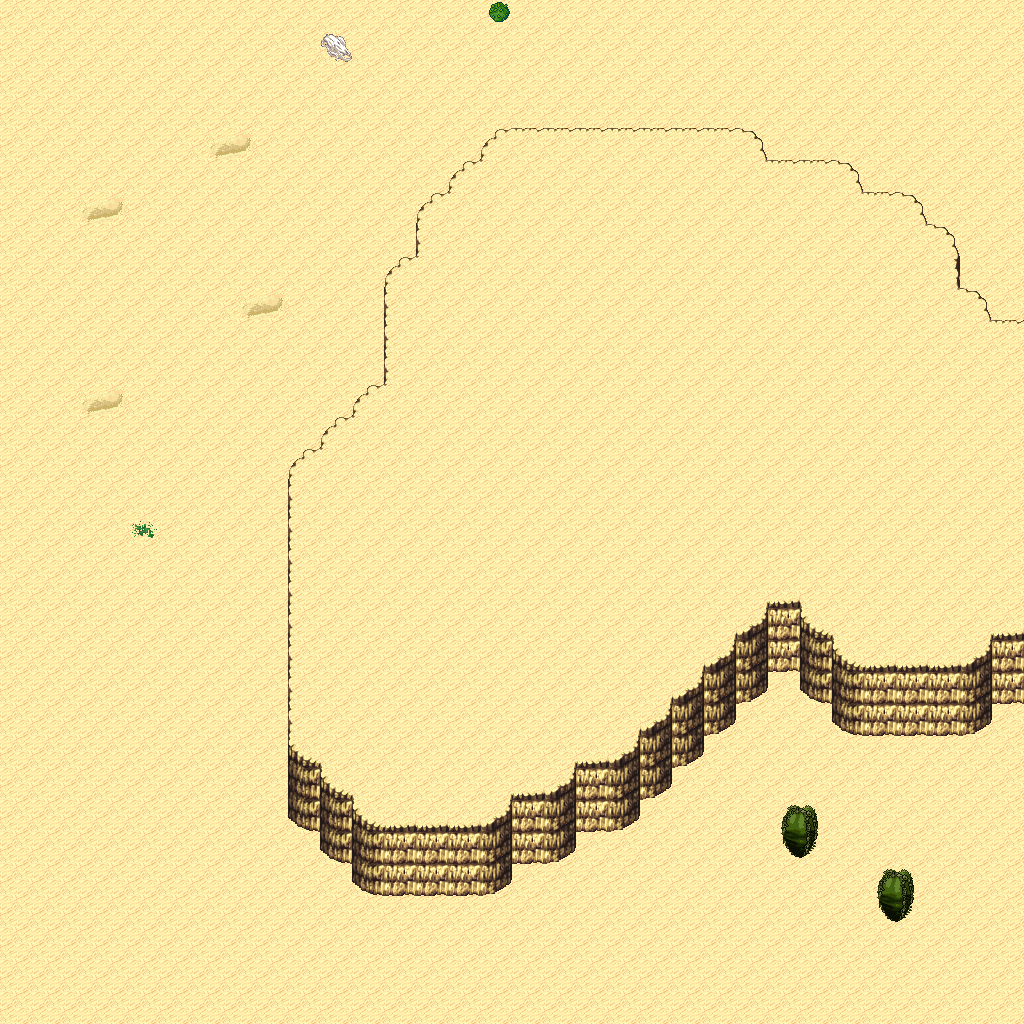

Rendered tile map (Tiled .tmx) drawn with the repository's tilesets; below, a short description and the map source with its tile grids summarised:
An orthogonal 32x32 tile map with 32x32 px tiles, 5 tile layers (Ground, Objects, Objects2, Above, ...), 1 hidden layer not drawn, 6 tilesets.

<map version="1.10" tiledversion="1.11.0" orientation="orthogonal" renderorder="right-down" width="32" height="32" tilewidth="32" tileheight="32" infinite="0" nextlayerid="11" nextobjectid="1">
 <tileset firstgid="1" name="logic_collision" tilewidth="32" tileheight="32" tilecount="1" columns="1">
  <image source="../drawable/logic_collision.png" width="32" height="32" />
 </tileset>
 <tileset firstgid="2" name="terrain_desert" tilewidth="32" tileheight="32" tilecount="88" columns="8">
  <image source="../drawable/terrain_desert.png" width="256" height="352" />
 </tileset>
 <tileset firstgid="90" name="ground_sand_2" tilewidth="32" tileheight="32" tilecount="15" columns="5">
  <image source="../drawable/ground_sand_2.png" width="160" height="96" />
 </tileset>
 <tileset firstgid="105" name="plant_cactus_2" tilewidth="32" tileheight="32" tilecount="10" columns="5">
  <image source="../drawable/plant_cactus_2.png" width="160" height="64" />
 </tileset>
 <tileset firstgid="115" name="plant_round_cactuses" tilewidth="32" tileheight="32" tilecount="20" columns="10">
  <image source="../drawable/plant_round_cactuses.png" width="320" height="64" />
 </tileset>
 <tileset firstgid="135" name="plant_cactus" tilewidth="32" tileheight="32" tilecount="2" columns="1">
  <image source="../drawable/plant_cactus.png" width="32" height="64" />
 </tileset>
 <layer id="1" name="Ground" width="32" height="32">
  <data>[1024 cells, 1024 non-empty, 5 distinct tile ids]</data>
 </layer>
 <layer id="2" name="Objects" width="32" height="32">
  <data>[1024 cells, 95 non-empty, 15 distinct tile ids]</data>
 </layer>
 <layer id="3" name="Objects2" width="32" height="32">
  <data>[1024 cells, 0 non-empty, 0 distinct tile ids]</data>
 </layer>
 <layer id="4" name="Above" width="32" height="32">
  <data>[1024 cells, 53 non-empty, 10 distinct tile ids]</data>
 </layer>
 <layer id="5" name="Above2" width="32" height="32">
  <data>[1024 cells, 0 non-empty, 0 distinct tile ids]</data>
 </layer>
 <layer id="6" name="Walkable" width="32" height="32" visible="0">
  <data>[1024 cells, 373 non-empty, 1 distinct tile ids]</data>
 </layer>
 <objectgroup id="7" name="Mapevents" />
 <objectgroup id="8" name="Spawn" />
 <objectgroup id="9" name="Keys" />
 <objectgroup id="10" name="Replace" />
</map>
